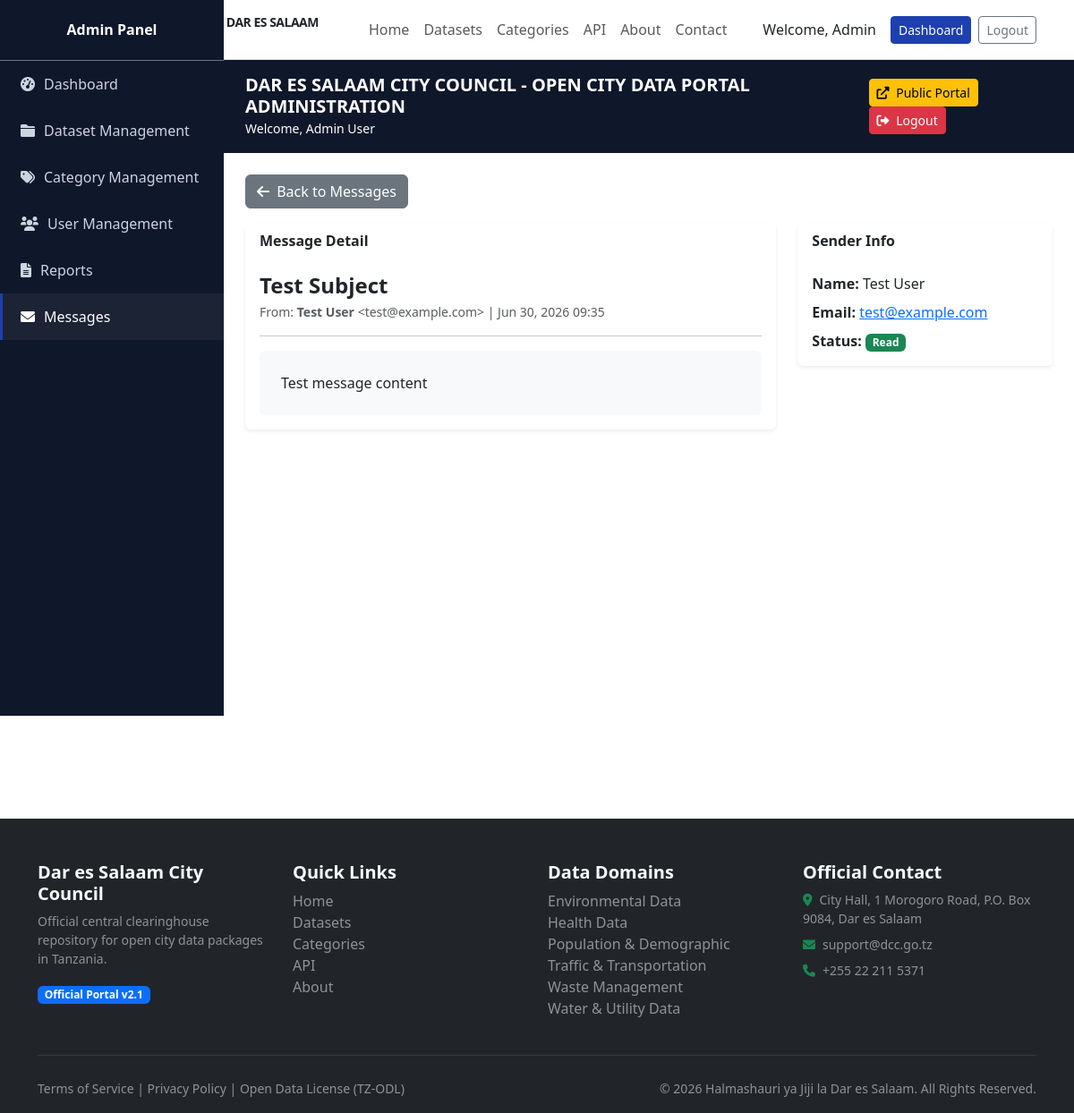
/admin-portal/messages/2/read/ (signed in), run on the app's committed database.
### core/models.py (models this page shows, shortened)
class ContactMessage(models.Model):
    full_name = models.CharField(max_length=200)
    email = models.EmailField()
    subject = models.CharField(max_length=300)
    message = models.TextField()
    is_read = models.BooleanField(default=False)
    created_at = models.DateTimeField(auto_now_add=True)
    class Meta:
        ordering = ['-created_at']

### datasets/models.py (models this page shows, shortened)
class Category(models.Model):
    ICON_CHOICES = [
        ('traffic', 'Traffic Light'),
        ('population', 'People'),
        ('waste', 'Waste Management'),
        ('health', 'Health Facility'),
        ('water', 'Water & Electricity'),
        ('environment', 'Environmental'),
    ]
    name = models.CharField(max_length=100)
    slug = models.SlugField(unique=True)
    description = models.TextField(blank=True)
    icon = models.CharField(max_length=50, choices=ICON_CHOICES, default='traffic')
    dataset_count = models.IntegerField(default=0)
    created_at = models.DateTimeField(auto_now_add=True)
    updated_at = models.DateTimeField(auto_now=True)
    class Meta:
        verbose_name_plural = 'Categories'
        ordering = ['name']

### admin_portal/views.py (the view)
# urls.py: path('messages/<int:pk>/read/', admin_views.admin_message_read, name='admin_message_read'),
@login_required
@user_passes_test(is_admin)
def admin_message_read(request, pk):
    msg = get_object_or_404(ContactMessage, pk=pk)
    msg.is_read = True
    msg.save()
    return render(request, 'admin_portal/message_detail.html', {
        'message': msg,
        'categories': Category.objects.all(),
    })

### admin_portal/views.py (called while the page is built)
def is_admin(user):
    return user.is_authenticated and hasattr(user, 'profile') and user.profile.role == 'admin'

### templates/admin_portal/message_detail.html (shortened to what this page needs)
{% extends 'admin_portal/base_admin.html' %}
{% block admin_content %}
<div class="row mb-3">
    <div class="col-md-6">
        <a href="{% url 'admin_portal:admin_messages' %}" class="btn btn-secondary"><i class="fas fa-arrow-left me-1"></i> Back to Messages</a>
    </div>
</div>
<div class="row g-4">
    <div class="col-lg-8">
        <div class="card border-0 shadow-sm">
            <div class="card-header bg-white border-0 fw-bold">Message Detail</div>
            <div class="card-body">
                <h4 class="fw-bold mb-1">{{ message.subject }}</h4>
                <p class="text-muted small mb-3">From: <strong>{{ message.full_name }}</strong> &lt;{{ message.email }}&gt; | {{ message.created_at|date:"M d, Y H:i" }}</p>
                <hr>
                <div class="bg-light p-4 rounded" style="white-space: pre-wrap;">{{ message.message }}</div>
            </div>
        </div>
    </div>
    <div class="col-lg-4">
        <div class="card border-0 shadow-sm">
            <div class="card-header bg-white border-0 fw-bold">Sender Info</div>
            <div class="card-body">
                <p class="mb-2"><strong>Name:</strong> {{ message.full_name }}</p>
                <p class="mb-2"><strong>Email:</strong> <a href="mailto:{{ message.email }}">{{ message.email }}</a></p>
                <p class="mb-0"><strong>Status:</strong> {% if message.is_read %}<span class="badge bg-success">Read</span>{% else %}<span class="badge bg-warning text-dark">Unread</span>{% endif %}</p>
            </div>
        </div>
    </div>
</div>
{% endblock %}

### templates/base.html (shortened to what this page needs)
<!DOCTYPE html>
<html lang="en">
<head>
    <link href="https://cdn.jsdelivr.net/npm/bootstrap@5.3.0/dist/css/bootstrap.min.css" rel="stylesheet">
    <link href="https://cdnjs.cloudflare.com/ajax/libs/font-awesome/6.0.0/css/all.min.css" rel="stylesheet">
</head>
<body>
    <nav class="navbar navbar-expand-lg navbar-light bg-white border-bottom">
        <div class="container">
            <a class="navbar-brand d-flex align-items-center gap-2" href="/">
                <div class="rounded-circle bg-primary-custom text-white d-flex align-items-center justify-content-center fw-bold" style="width:40px;height:40px;">DSM</div>
                <div>
                    <div class="fw-bold text-dark" style="font-size:14px;">HALMASHAURI YA JIJI LA DAR ES SALAAM</div>
                    <div class="text-muted" style="font-size:12px;">Open City Data Portal</div>
                </div>
            </a>
            <div class="collapse navbar-collapse" id="nav">
                <ul class="navbar-nav mx-auto">
                    <li class="nav-item"><a class="nav-link" href="/">Home</a></li>
                    <li class="nav-item"><a class="nav-link" href="/datasets/">Datasets</a></li>
                    <li class="nav-item"><a class="nav-link" href="/categories/">Categories</a></li>
                    <li class="nav-item"><a class="nav-link" href="/api/v1/">API</a></li>
                    <li class="nav-item"><a class="nav-link" href="/about/">About</a></li>
                    <li class="nav-item"><a class="nav-link" href="/contact/">Contact</a></li>
                </ul>
                <div class="d-flex gap-2 align-items-center">
                    {% if user.is_authenticated %}
                        <span class="me-2">Welcome, {{ user.first_name }}</span>
                        {% if user.profile.role == 'admin' %}
                            <a href="/admin-portal/" class="btn btn-sm btn-primary">Dashboard</a>
                        {% else %}
                            <a href="/datasets/" class="btn btn-sm btn-outline-primary">Browse</a>
                        {% endif %}
                        <a href="/accounts/logout/" class="btn btn-sm btn-outline-secondary">Logout</a>
                    {% else %}
                        <a href="/accounts/signup/" class="btn btn-sm btn-outline-primary">Sign Up</a>
                        <a href="/accounts/login/" class="btn btn-sm btn-primary">Login</a>
                    {% endif %}
                </div>
            </div>
        </div>
    </nav>
    {% block content %}{% endblock %}
    <footer class="bg-dark text-light pt-5 pb-3 mt-5">
        <div class="container">
            <div class="row g-4">
                <div class="col-md-3">
                    <h5 class="fw-bold">Dar es Salaam City Council</h5>
                    <p class="small text-white-50">Official central clearinghouse repository for open city data packages in Tanzania.</p>
                    <span class="badge bg-primary">Official Portal v2.1</span>
                </div>
                <div class="col-md-3">
                    <h5 class="fw-bold">Quick Links</h5>
                    <ul class="list-unstyled">
                        <li><a href="/" class="text-white-50 text-decoration-none">Home</a></li>
                        <li><a href="/datasets/" class="text-white-50 text-decoration-none">Datasets</a></li>
                        <li><a href="/categories/" class="text-white-50 text-decoration-none">Categories</a></li>
                        <li><a href="/api/v1/" class="text-white-50 text-decoration-none">API</a></li>
                        <li><a href="/about/" class="text-white-50 text-decoration-none">About</a></li>
                    </ul>
                </div>
                <div class="col-md-3">
                    <h5 class="fw-bold">Data Domains</h5>
                    <ul class="list-unstyled">
                        {% for cat in categories %}
                        <li><a href="/categories/{{ cat.slug }}/" class="text-white-50 text-decoration-none">{{ cat.name }}</a></li>
                        {% endfor %}
                    </ul>
                </div>
                <div class="col-md-3">
                    <h5 class="fw-bold">Official Contact</h5>
                    <ul class="list-unstyled">
                        <li class="small text-white-50"><i class="fas fa-map-marker-alt text-success me-2"></i>City Hall, 1 Morogoro Road, P.O. Box 9084, Dar es Salaam</li>
                        <li class="small text-white-50 mt-2"><i class="fas fa-envelope text-success me-2"></i>support@dcc.go.tz</li>
                        <li class="small text-white-50 mt-2"><i class="fas fa-phone text-success me-2"></i>+255 22 211 5371</li>
                    </ul>
                </div>
            </div>
            <hr class="border-secondary my-4">
            <div class="row">
                <div class="col-md-6">
                    <small class="text-white-50">Terms of Service | Privacy Policy | Open Data License (TZ-ODL)</small>
                </div>
                <div class="col-md-6 text-md-end">
                    <small class="text-white-50">&copy; 2026 Halmashauri ya Jiji la Dar es Salaam. All Rights Reserved.</small>
                </div>
            </div>
        </div>
    </footer>
</body>
</html>

### templates/base.html (style rules this page uses)
:root { --primary-blue: #1e40af; --dark-blue: #0f172a; --light-bg: #f8fafc; }
body { font-family: 'Segoe UI', Tahoma, Geneva, Verdana, sans-serif; }
.navbar-brand { font-weight: 700; letter-spacing: -0.5px; }
.btn-primary { background-color: var(--primary-blue); border-color: var(--primary-blue); }
.bg-primary-custom { background-color: var(--primary-blue); }

### data on the page
ContactMessage: subject "Test Subject", full_name "Test User", email "test@example.com", created_at "Jun 30, 2026 09:35", message "Test message content"
Category: name "Environmental Data"
Category: name "Health Data"
Category: name "Population & Demographic"
Category: name "Traffic & Transportation"
Category: name "Waste Management"
Category: name "Water & Utility Data"

### other printed values
{{ user.first_name }} "Admin"
